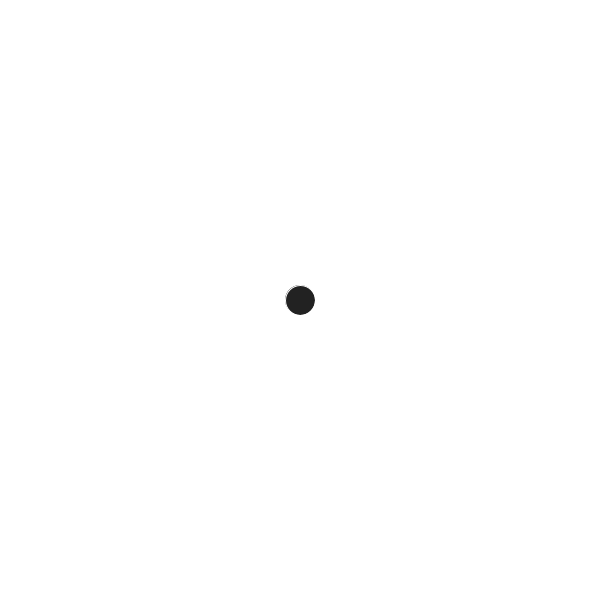
Frame 1 (no input)
Frame 60 (the mouse pressed at the canvas centre just before this capture): identical to frame 1, image omitted
Frame 120 (the mouse held since frame 60 and released just before this capture): identical to frame 1, image omitted

The Processing sketch that drew this single still picture (run headless with seeded random() and noise(); from frame 60 on, the mouse is pressed at the canvas centre):

// Processing sketch: sketch_101619_raycasting
// ── sketch_101619_raycasting.pde

int FRAME_RATE = 60;
int STROKE_WEIGHT = 1;

boolean DEBUG = true;

color DEBUG_COLOR;
color BACKGROUND_COLOR;
color DRAW_COLOR;

int lastFrame;
float delta;

int MIDX;
int MIDY;

void setup()
{
  strokeWeight(STROKE_WEIGHT);
  frameRate(FRAME_RATE);
  size(600, 600); 
  // SET VARIABLES THAT DEPEND ON WIDTH AND HEIGHT 
  MIDX = width / 2;
  MIDY = height / 2;
  DEBUG_COLOR = color(#FFFFFF);
  BACKGROUND_COLOR = color(#FFFFFF);
  DRAW_COLOR = color(#222222);
}

void draw() {
  delta = (millis() - lastFrame) / 1000f;
  lastFrame = millis();
  background(BACKGROUND_COLOR);
  if (DEBUG) {
    noFill();
    stroke(DEBUG_COLOR);
    line(-1, height / 2, height + 1, height / 2);
    line(width / 2, -1, width / 2, height + 1);
  }
  fill(DRAW_COLOR);
  ellipse(MIDX, MIDY, 30, 30);
}
